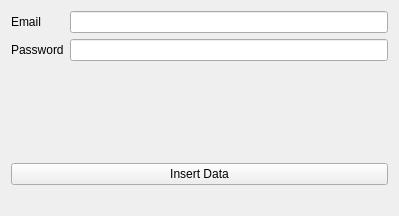
<?xml version="1.0" encoding="UTF-8"?>
<ui version="4.0">
 <class>Form</class>
 <widget class="QWidget" name="Form">
  <property name="geometry">
   <rect>
    <x>0</x>
    <y>0</y>
    <width>399</width>
    <height>216</height>
   </rect>
  </property>
  <property name="windowTitle">
   <string>Form</string>
  </property>
  <layout class="QVBoxLayout" name="verticalLayout_2">
   <item>
    <layout class="QGridLayout" name="gridLayout">
     <item row="1" column="2">
      <widget class="QLineEdit" name="lineEdit_2">
       <property name="echoMode">
        <enum>QLineEdit::Password</enum>
       </property>
      </widget>
     </item>
     <item row="0" column="0">
      <widget class="QLabel" name="label">
       <property name="baseSize">
        <size>
         <width>0</width>
         <height>0</height>
        </size>
       </property>
       <property name="text">
        <string>Email</string>
       </property>
      </widget>
     </item>
     <item row="1" column="0" colspan="2">
      <widget class="QLabel" name="label_2">
       <property name="text">
        <string>Password</string>
       </property>
      </widget>
     </item>
     <item row="0" column="2">
      <widget class="QLineEdit" name="lineEdit"/>
     </item>
    </layout>
   </item>
   <item>
    <spacer name="verticalSpacer">
     <property name="orientation">
      <enum>Qt::Vertical</enum>
     </property>
     <property name="sizeHint" stdset="0">
      <size>
       <width>20</width>
       <height>40</height>
      </size>
     </property>
    </spacer>
   </item>
   <item>
    <layout class="QVBoxLayout" name="verticalLayout">
     <item>
      <widget class="QPushButton" name="pushButton">
       <property name="text">
        <string>Insert Data</string>
       </property>
      </widget>
     </item>
     <item>
      <widget class="QLabel" name="label_3">
       <property name="text">
        <string/>
       </property>
      </widget>
     </item>
    </layout>
   </item>
  </layout>
 </widget>
 <resources/>
 <connections/>
</ui>
